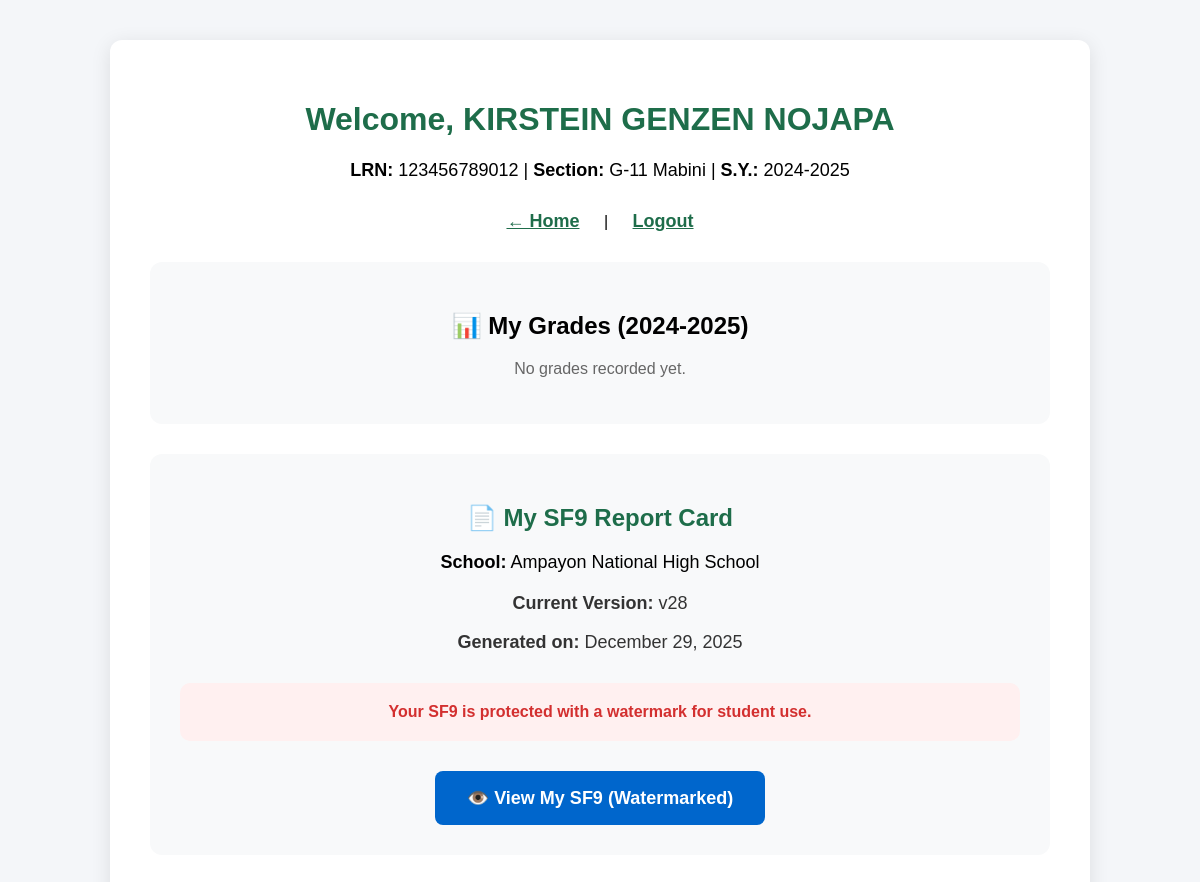
The page /pages/student/dashboard.php (signed in) on the database its author committed.
### tables this page shows
CREATE TABLE `students` (
  `student_id` int(11) NOT NULL,
  `user_id` int(11) NOT NULL,
  `lrn` varchar(50) DEFAULT NULL,
  `first_name` varchar(100) DEFAULT NULL,
  `last_name` varchar(100) DEFAULT NULL,
  `birthdate` date DEFAULT NULL,
  `address` text DEFAULT NULL,
  `status` enum('active','graduated','archived','dropped') DEFAULT 'active'
);

CREATE TABLE `schools` (
  `school_id` int(11) NOT NULL,
  `school_code` varchar(50) NOT NULL,
  `school_name` varchar(255) NOT NULL,
  `school_email` varchar(255) DEFAULT NULL,
  `address` text DEFAULT NULL,
  `district` varchar(255) DEFAULT NULL,
  `division` varchar(255) DEFAULT NULL,
  `region` varchar(100) DEFAULT NULL,
  `logo_path` varchar(255) DEFAULT NULL,
  `principal_name` varchar(255) DEFAULT NULL,
  `superintendent_name` varchar(255) DEFAULT NULL,
  `is_active` tinyint(1) DEFAULT 1,
  `created_at` timestamp NOT NULL DEFAULT current_timestamp()
);

CREATE TABLE `documents` (
  `document_id` int(11) NOT NULL,
  `student_id` int(11) NOT NULL,
  `document_type` enum('SF9','SF10','CERTIFICATE') DEFAULT NULL,
  `version` int(11) DEFAULT 1,
  `file_path` varchar(255) DEFAULT NULL,
  `generated_by_user_id` int(11) DEFAULT NULL,
  `is_active` tinyint(1) DEFAULT 1,
  `created_at` timestamp NOT NULL DEFAULT current_timestamp()
);

### pages/student/dashboard.php (the view, shortened to what this page needs)
<?php
require_once '../../includes/auth.php';
$stmt = $pdo->prepare("
    SELECT
        s.student_id,
        s.lrn,
        s.first_name,
        s.last_name,
        sec.name AS section_name,
        sy.year_label
    FROM students s
    JOIN users u ON s.user_id = u.user_id
    LEFT JOIN enrollments e ON s.student_id = e.student_id
    LEFT JOIN section_subjects ss ON e.section_subject_id = ss.section_subject_id
    LEFT JOIN sections sec ON ss.section_id = sec.section_id
    LEFT JOIN school_years sy ON sec.school_year_id = sy.school_year_id AND sy.is_active = TRUE
    WHERE u.user_id = ?
    GROUP BY s.student_id, sec.name, sy.year_label
    LIMIT 1
");
$stmt->execute([$_SESSION['user_id']]);
$student = $stmt->fetch();
$stmt = $pdo->prepare("SELECT school_name FROM schools WHERE school_id = ?");
$stmt->execute([$_SESSION['school_id']]);
$school = $stmt->fetch();
$stmt = $pdo->prepare("
    SELECT document_id, version, created_at
    FROM documents
    WHERE student_id = ?
      AND document_type = 'SF9'
      AND is_active = TRUE
    ORDER BY version DESC
    LIMIT 1
");
$stmt->execute([$student['student_id']]);
$latest_sf9 = $stmt->fetch();
?>
<!DOCTYPE html>
<html lang="en">
<head>
</head>
<body>
    <div class="container">
        <h1>Welcome, <?= htmlspecialchars($student['first_name'] . ' ' . $student['last_name']) ?></h1>
        <p style="text-align:center; font-size:18px;">
            <strong>LRN:</strong> <?= htmlspecialchars($student['lrn']) ?> |
            <strong>Section:</strong> <?= htmlspecialchars($student['section_name'] ?? 'Not Assigned') ?> |
            <strong>S.Y.:</strong> <?= htmlspecialchars($student['year_label'] ?? '2024-2025') ?>
        </p>
        <div class="nav">
            <a href="../../index.php">← Home</a> |
            <a href="../../pages/logout.php">Logout</a>
        </div>
        <div class="card">
            <h2>📊 My Grades (2024-2025)</h2>
            <?php if (empty($grades_by_semester)): ?>
                <p style="text-align:center; color:#666;">No grades recorded yet.</p>
            <?php endif; ?>
        </div>
        <div class="card">
            <h2 style="color:#1e6d4a;">📄 My SF9 Report Card</h2>
            <p class="student-info"><strong>School:</strong> <?= htmlspecialchars($school['school_name']) ?></p>
            <?php if ($latest_sf9): ?>
                <div class="sf9-info">
                    <p><strong>Current Version:</strong> v<?= $latest_sf9['version'] ?></p>
                    <p><strong>Generated on:</strong> <?= date('F d, Y', strtotime($latest_sf9['created_at'])) ?></p>
                </div>
                <div class="watermark-note">
                    Your SF9 is protected with a watermark for student use.
                </div>
                <a href="view_document.php?doc_id=<?= $latest_sf9['document_id'] ?>"
                    class="btn" target="_blank">
                    👁️ View My SF9 (Watermarked)
                </a>
            <?php else: ?>
                <p class="no-sf9">No SF9 generated yet. Contact your adviser.</p>
            <?php endif; ?>
        </div>
    </div>
</body>
</html>

### pages/student/dashboard.php (style rules this page uses)
body { font-family: Arial, sans-serif; margin: 40px; background: #f4f6f9; }
.container { max-width: 900px; margin: auto; background: white; padding: 40px; border-radius: 12px; box-shadow: 0 4px 20px rgba(0, 0, 0, 0.1); }
h1 { color: #1e6d4a; text-align: center; }
.nav { text-align: center; margin: 30px 0; }
.nav a { margin: 0 20px; color: #1e6d4a; font-weight: bold; font-size: 18px; }
.card { background: #f8f9fa; padding: 30px; border-radius: 12px; margin: 30px 0; text-align: center; }
.student-info { font-size: 18px; margin: 20px 0; }
.btn { background: #0066cc; color: white; padding: 16px 32px; text-decoration: none; border-radius: 8px; font-size: 18px; font-weight: bold; display: inline-block; }
.watermark-note { font-size: 16px; color: #d32f2f; font-weight: bold; margin: 30px 0; padding: 20px; background: #fff0f0; border-radius: 10px; }
.sf9-info { font-size: 18px; margin: 20px 0; color: #333; }

### rows shown on the page
students: first_name+last_name "KIRSTEIN GENZEN NOJAPA", lrn "123456789012"
schools: school_name "Ampayon National High School"
documents: version "28", created_at "December 29, 2025"

### other values the page prints
$student['section_name'] "G-11 Mabini"
$student['year_label'] "2024-2025"
